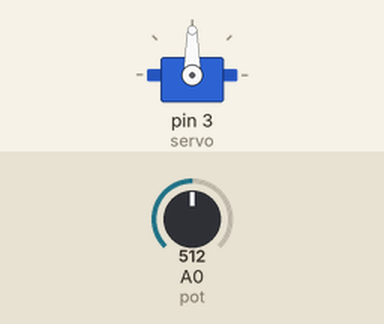
Recording of a sketch running on a simulated Arduino Uno, built with avr-gcc and run on an emulated ATmega328P. Shown: servo. Inputs (shaded band) come from the test bench; at power-on: A0 (pot) = 512. What the sketch prints to the serial monitor is not drawn.

Above: at 1.2 s.
1.3 s: A0 (pot) set to 716
At 1.7 s:
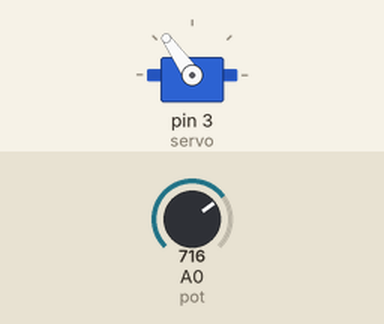
2.8 s: A0 (pot) set to 900
At 4.0 s:
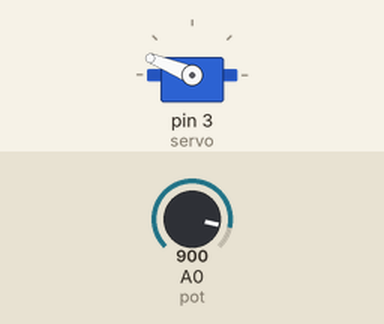
4.3 s: A0 (pot) set to 1023
At 5.2 s:
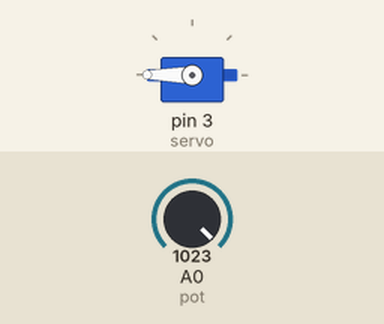
5.8 s: A0 (pot) set to 306
At 6.4 s:
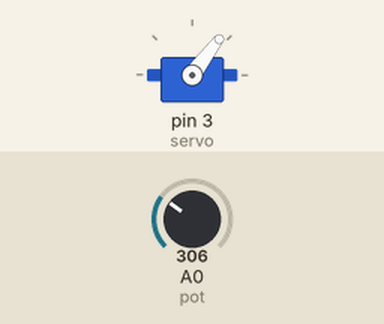
7.3 s: A0 (pot) set to 122
At 8.5 s:
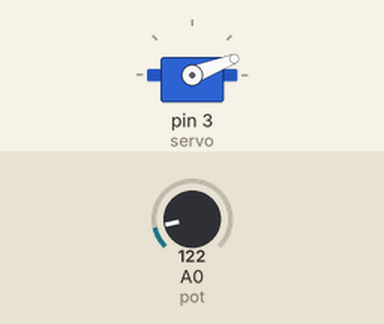
8.8 s: A0 (pot) set to 0
At 9.7 s:
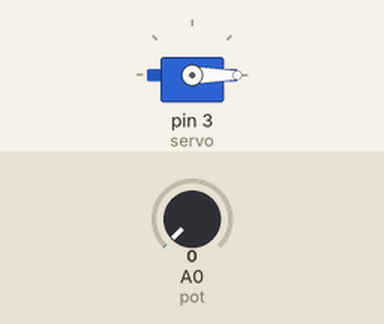
Timing chart, 0 to 11.3 s (numbered marks = the images above; inputs shaded):
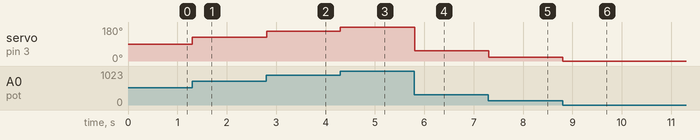

The sketch:

Servo_Motor.ino
```cpp
#include <Servo.h>

#define pot A0
#define servo 3

Servo servo_motor;

void setup() {
  Serial.begin(9600);
  servo_motor.attach( servo );
  servo_motor.write( 0 );
  pinMode( pot, INPUT );

}

void loop() {
  int valor = 0;
  int valor_lido = analogRead(pot);

  valor = map( valor_lido, 0, 1023, 0, 180);

  servo_motor.write(valor);
  Serial.println(valor);
}
```

Measured:
- after the input at 1.3 s, servo on pin 3 (servo): 90° → 125° at once
- after the input at 2.8 s, servo on pin 3 (servo): 125° → 158° at once
- after the input at 4.3 s, servo on pin 3 (servo): 158° → 180° at once
- after the input at 5.8 s, servo on pin 3 (servo): 180° → 53° at once
- after the input at 7.3 s, servo on pin 3 (servo): 53° → 21° at once
- after the input at 8.8 s, servo on pin 3 (servo): 21° → 0° at once
